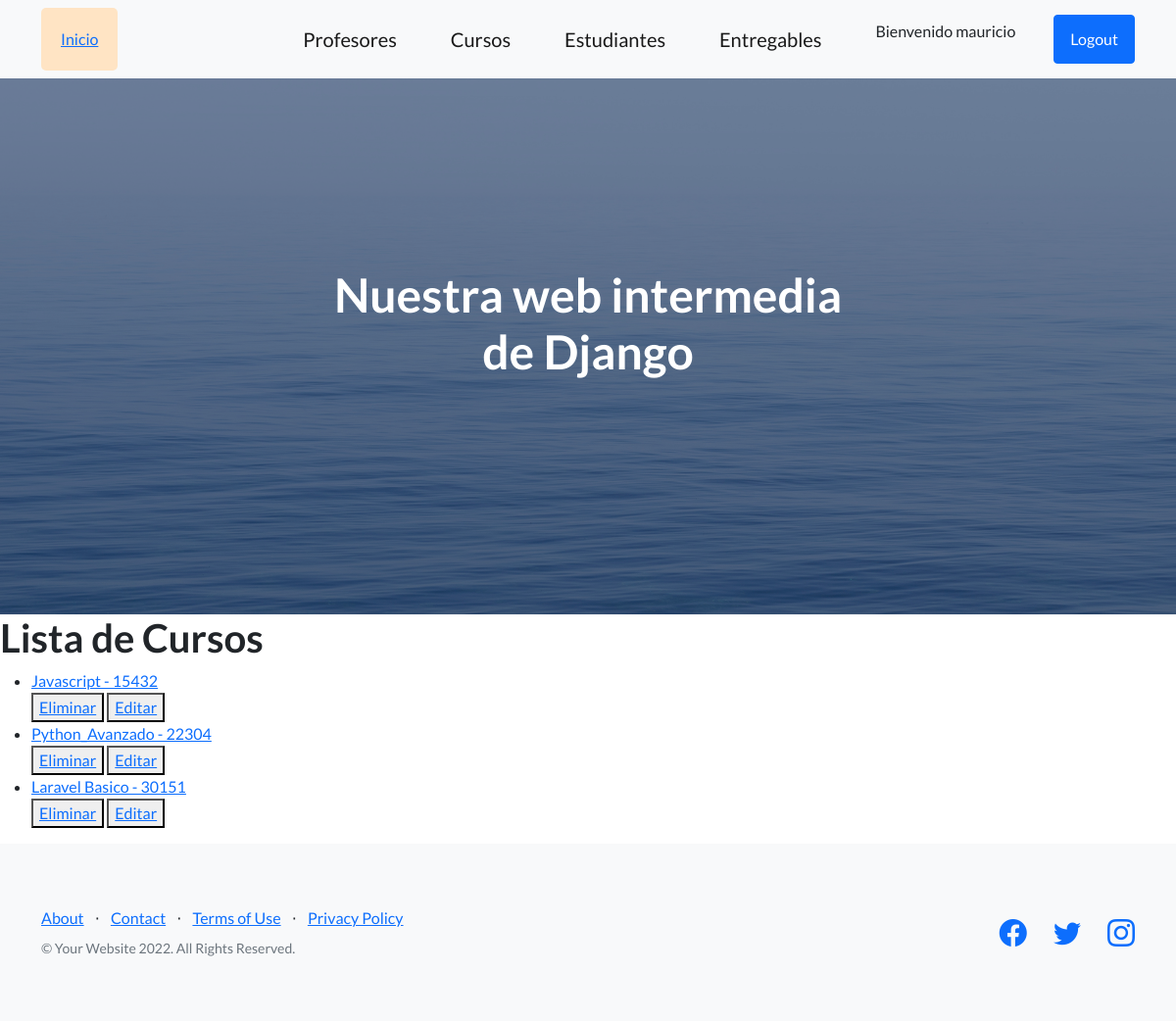
Page /app-coder/listaCursos (signed in) on the earlier database version.
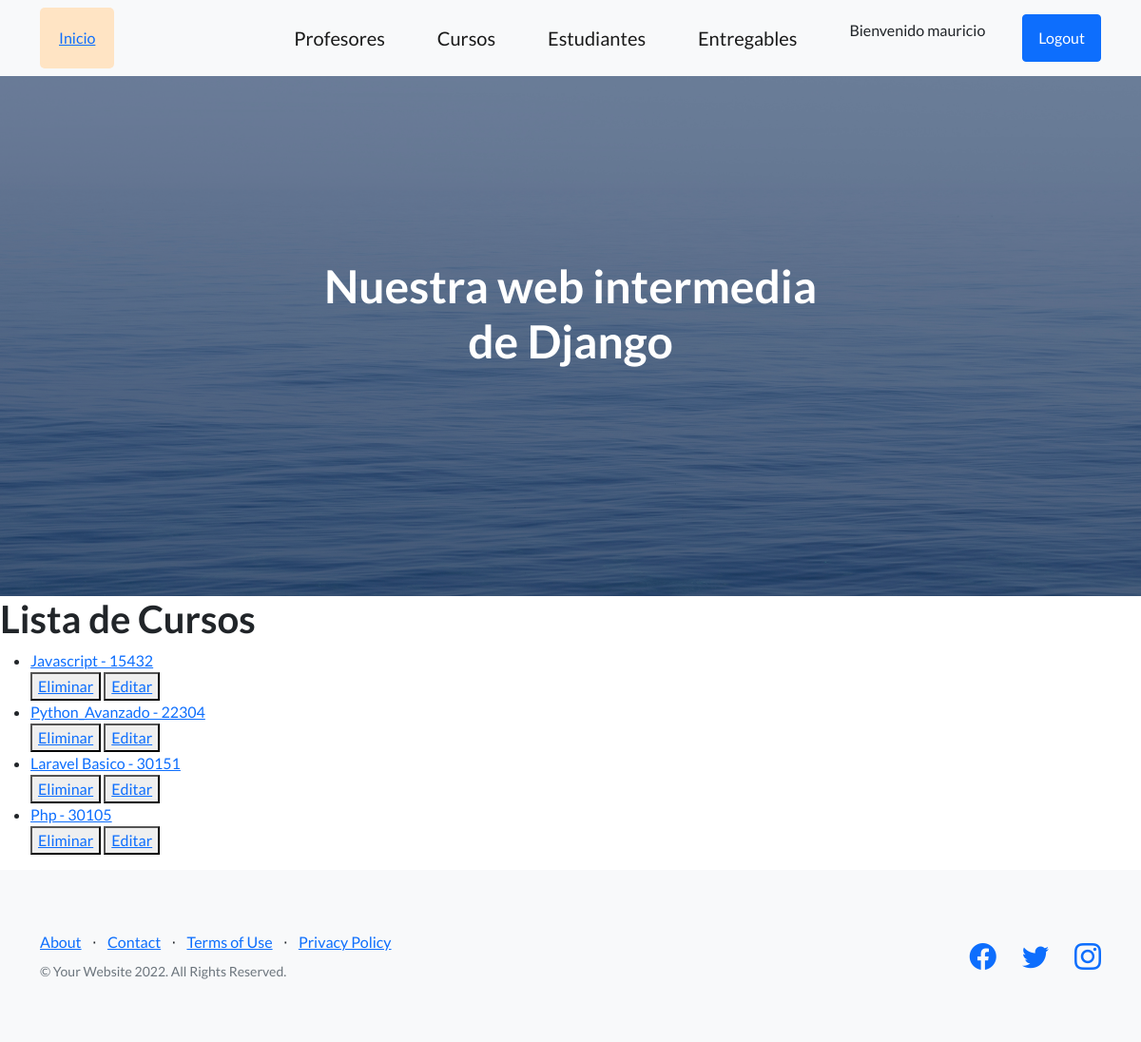
Same page on the later database version.
### AppCoder/models.py (models this page shows)
class Curso(models.Model):
    nombre = models.CharField(max_length=50)
    camada = models.IntegerField()
    def __str__(self):
        return f'{self.nombre} - {self.camada}'

### AppCoder/views.py (the view)
# urls.py: path('listaCursos', CursoList.as_view(), name="ListaCursos"),
class CursoList(LoginRequiredMixin, ListView):
    model = Curso
    template_name = 'curso_list.html'
    context_object_name = "cursos"

### AppCoder/templates/curso_list.html
{% extends 'padre.html' %}
{% load static %}
{% block contenidoQueCambia %}
    <h1>Lista de Cursos</h1>
    <ul>
        {% for curso in cursos %}
            <li>
                <a href="{% url 'DetalleCurso' curso.id %}">
                    {{curso}}
                </a>
            </li>
            <div>
                <button>
                    <a href="{% url 'EliminaCursos' curso.id %}">Eliminar</a>
                </button>
                <button>
                    <a href="{% url 'ActualizaCursos' curso.id %}">Editar</a>
                </button>
            </div>
        {% endfor %}
    </ul>
{% endblock contenidoQueCambia %}

Differences in the rows shown:
added Curso: nombre+camada "Php - 30105"
